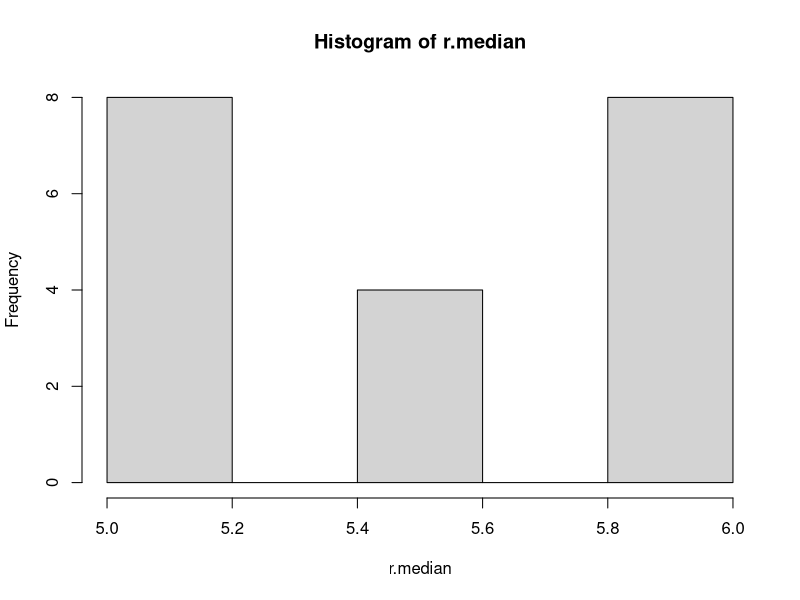

Write R code to recreate this figure.
#using sample to generate a permutation of the sequence 1:10
sample(10)


#bootstrap sample from the same sequence
sample(10, replace=T)


#boostrap sample from the same sequence with 
#probabilities that favor the numbers 1-5
prob1 <- c(rep(.15, 5), rep(.05, 5))
prob1

sample(10, replace=T, prob=prob1)


#sample of size 5 from elements of a matrix 
#creating the data matrix
y1 <- matrix( round(rnorm(25,5)), ncol=5)
y1 


#saving the sample of size 5 in the vector x1
x1 <- y1[sample(25, 5)]
x1


#sampling the rows of the a matrix
#creating the data matrix
y2 <- matrix( round(rnorm(40, 5)), ncol=5)
y2


#saving the sample of rows in the matrix x2
x2 <- y2[sample(8, 3),  ]
x2


#calculating the standard error of the median
#creating the data set by taking 100 observations 
#from a normal distribution with mean 5 and stdev 3
#we have rounded each observation to nearest integer
data <- round(rnorm(100, 5, 3))
data[1:10] 


#obtaining 20 bootstrap samples 
#display the first of the bootstrap samples
resamples <- lapply(1:20, function(i) sample(data, replace = T))
resamples[1]


#calculating the median for each bootstrap sample 
r.median <- sapply(resamples, median)
r.median


#calculating the standard deviation of the distribution of medians
sqrt(var(r.median))


#displaying the histogram of the distribution of the medians 
hist(r.median)

#by one function
#function which will bootstrap the standard error of the median
b.median <- function(data, num) {
  resamples <- lapply(1:num, function(i) sample(data, replace=T))
  r.median <- sapply(resamples, median)
  std.err <- sqrt(var(r.median))
  list(std.err=std.err, resamples=resamples, medians=r.median)   
}

#generating the data to be used (same as in the above example)
data1 <- round(rnorm(100, 5, 3))

#saving the results of the function b.median in the object b1
b1 <- b.median(data1, 30)

#displaying the first of the 30 bootstrap samples
b1$resamples[1]
